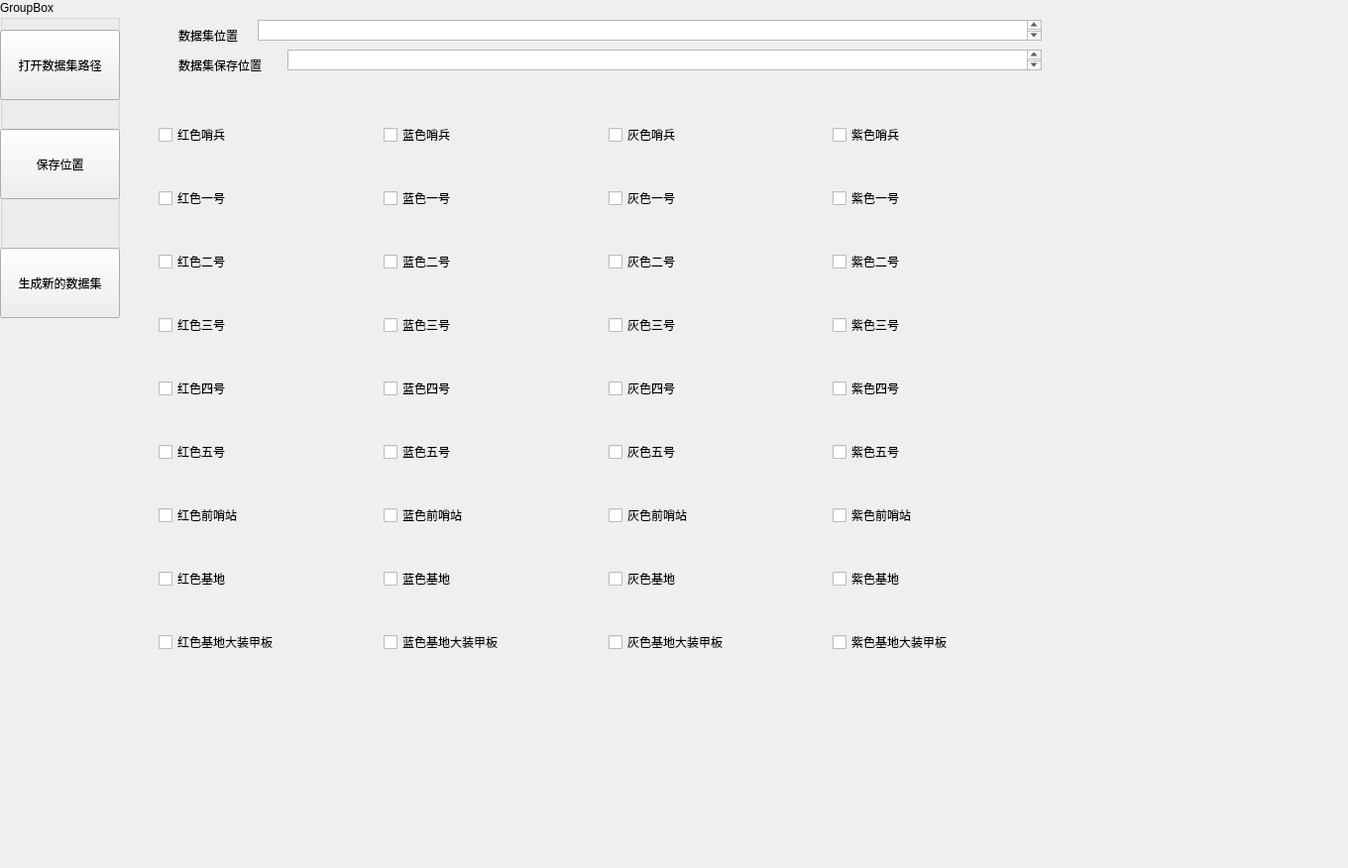
<?xml version="1.0" encoding="UTF-8"?>
<ui version="4.0">
 <class>mianwindow</class>
 <widget class="QWidget" name="mianwindow">
  <property name="geometry">
   <rect>
    <x>0</x>
    <y>0</y>
    <width>1360</width>
    <height>876</height>
   </rect>
  </property>
  <property name="windowTitle">
   <string>mianwindow</string>
  </property>
  <widget class="QWidget" name="layoutWidget">
   <property name="geometry">
    <rect>
     <x>160</x>
     <y>90</y>
     <width>901</width>
     <height>612</height>
    </rect>
   </property>
   <layout class="QHBoxLayout" name="horizontalLayout">
    <item>
     <layout class="QVBoxLayout" name="verticalLayout">
      <item>
       <widget class="QCheckBox" name="RedShaobing">
        <property name="text">
         <string>红色哨兵</string>
        </property>
       </widget>
      </item>
      <item>
       <widget class="QCheckBox" name="RedOne">
        <property name="text">
         <string>红色一号</string>
        </property>
       </widget>
      </item>
      <item>
       <widget class="QCheckBox" name="RedTwo">
        <property name="text">
         <string>红色二号</string>
        </property>
       </widget>
      </item>
      <item>
       <widget class="QCheckBox" name="RedThree">
        <property name="text">
         <string>红色三号</string>
        </property>
       </widget>
      </item>
      <item>
       <widget class="QCheckBox" name="RedFour">
        <property name="text">
         <string>红色四号</string>
        </property>
       </widget>
      </item>
      <item>
       <widget class="QCheckBox" name="RedFive">
        <property name="text">
         <string>红色五号</string>
        </property>
       </widget>
      </item>
      <item>
       <widget class="QCheckBox" name="RedQianshaozhan">
        <property name="text">
         <string>红色前哨站</string>
        </property>
       </widget>
      </item>
      <item>
       <widget class="QCheckBox" name="RedJidi">
        <property name="text">
         <string>红色基地</string>
        </property>
       </widget>
      </item>
      <item>
       <widget class="QCheckBox" name="RedJidiArmor">
        <property name="text">
         <string>红色基地大装甲板</string>
        </property>
       </widget>
      </item>
     </layout>
    </item>
    <item>
     <layout class="QVBoxLayout" name="verticalLayout_2">
      <item>
       <widget class="QCheckBox" name="BlueShaobing">
        <property name="text">
         <string>蓝色哨兵</string>
        </property>
       </widget>
      </item>
      <item>
       <widget class="QCheckBox" name="BlueOne">
        <property name="text">
         <string>蓝色一号</string>
        </property>
       </widget>
      </item>
      <item>
       <widget class="QCheckBox" name="BlueTwo">
        <property name="text">
         <string>蓝色二号</string>
        </property>
       </widget>
      </item>
      <item>
       <widget class="QCheckBox" name="BlueThree">
        <property name="text">
         <string>蓝色三号</string>
        </property>
       </widget>
      </item>
      <item>
       <widget class="QCheckBox" name="BlueFour">
        <property name="text">
         <string>蓝色四号</string>
        </property>
       </widget>
      </item>
      <item>
       <widget class="QCheckBox" name="BlueFive">
        <property name="text">
         <string>蓝色五号</string>
        </property>
       </widget>
      </item>
      <item>
       <widget class="QCheckBox" name="BlueQianshaozhan">
        <property name="text">
         <string>蓝色前哨站</string>
        </property>
       </widget>
      </item>
      <item>
       <widget class="QCheckBox" name="BlueJidi">
        <property name="text">
         <string>蓝色基地</string>
        </property>
       </widget>
      </item>
      <item>
       <widget class="QCheckBox" name="BlueJidiArmor">
        <property name="text">
         <string>蓝色基地大装甲板</string>
        </property>
       </widget>
      </item>
     </layout>
    </item>
    <item>
     <layout class="QVBoxLayout" name="verticalLayout_3">
      <item>
       <widget class="QCheckBox" name="GrayShaobing">
        <property name="text">
         <string>灰色哨兵</string>
        </property>
       </widget>
      </item>
      <item>
       <widget class="QCheckBox" name="GrayOne">
        <property name="text">
         <string>灰色一号</string>
        </property>
       </widget>
      </item>
      <item>
       <widget class="QCheckBox" name="GrayTwo">
        <property name="text">
         <string>灰色二号</string>
        </property>
       </widget>
      </item>
      <item>
       <widget class="QCheckBox" name="GrayThree">
        <property name="text">
         <string>灰色三号</string>
        </property>
       </widget>
      </item>
      <item>
       <widget class="QCheckBox" name="GrayFour">
        <property name="text">
         <string>灰色四号</string>
        </property>
       </widget>
      </item>
      <item>
       <widget class="QCheckBox" name="GrayFive">
        <property name="text">
         <string>灰色五号</string>
        </property>
       </widget>
      </item>
      <item>
       <widget class="QCheckBox" name="GrayQianshaozhan">
        <property name="text">
         <string>灰色前哨站</string>
        </property>
       </widget>
      </item>
      <item>
       <widget class="QCheckBox" name="GrayJidi">
        <property name="text">
         <string>灰色基地</string>
        </property>
       </widget>
      </item>
      <item>
       <widget class="QCheckBox" name="GrayJidiArmor">
        <property name="text">
         <string>灰色基地大装甲板</string>
        </property>
       </widget>
      </item>
     </layout>
    </item>
    <item>
     <layout class="QVBoxLayout" name="verticalLayout_4">
      <item>
       <widget class="QCheckBox" name="PurpleShaobing">
        <property name="text">
         <string>紫色哨兵</string>
        </property>
       </widget>
      </item>
      <item>
       <widget class="QCheckBox" name="PurpleOne">
        <property name="text">
         <string>紫色一号</string>
        </property>
       </widget>
      </item>
      <item>
       <widget class="QCheckBox" name="PurpleTwo">
        <property name="text">
         <string>紫色二号</string>
        </property>
       </widget>
      </item>
      <item>
       <widget class="QCheckBox" name="PurpleThree">
        <property name="text">
         <string>紫色三号</string>
        </property>
       </widget>
      </item>
      <item>
       <widget class="QCheckBox" name="PurpleFour">
        <property name="text">
         <string>紫色四号</string>
        </property>
       </widget>
      </item>
      <item>
       <widget class="QCheckBox" name="PurpleFive">
        <property name="text">
         <string>紫色五号</string>
        </property>
       </widget>
      </item>
      <item>
       <widget class="QCheckBox" name="PurpleQianshaozhan">
        <property name="text">
         <string>紫色前哨站</string>
        </property>
       </widget>
      </item>
      <item>
       <widget class="QCheckBox" name="PurpleJidi">
        <property name="text">
         <string>紫色基地</string>
        </property>
       </widget>
      </item>
      <item>
       <widget class="QCheckBox" name="PurpleJidiArmor">
        <property name="text">
         <string>紫色基地大装甲板</string>
        </property>
       </widget>
      </item>
     </layout>
    </item>
   </layout>
  </widget>
  <widget class="QGroupBox" name="groupBox">
   <property name="geometry">
    <rect>
     <x>0</x>
     <y>0</y>
     <width>121</width>
     <height>321</height>
    </rect>
   </property>
   <property name="title">
    <string>GroupBox</string>
   </property>
   <property name="alignment">
    <set>Qt::AlignLeading|Qt::AlignLeft|Qt::AlignTop</set>
   </property>
   <widget class="QPushButton" name="writepushButton">
    <property name="geometry">
     <rect>
      <x>0</x>
      <y>130</y>
      <width>121</width>
      <height>71</height>
     </rect>
    </property>
    <property name="text">
     <string>保存位置</string>
    </property>
   </widget>
   <widget class="QPushButton" name="changleButton">
    <property name="geometry">
     <rect>
      <x>0</x>
      <y>250</y>
      <width>121</width>
      <height>71</height>
     </rect>
    </property>
    <property name="text">
     <string>生成新的数据集</string>
    </property>
   </widget>
   <widget class="QPushButton" name="openButton">
    <property name="geometry">
     <rect>
      <x>0</x>
      <y>30</y>
      <width>121</width>
      <height>71</height>
     </rect>
    </property>
    <property name="text">
     <string>打开数据集路径</string>
    </property>
   </widget>
  </widget>
  <widget class="QLabel" name="label">
   <property name="geometry">
    <rect>
     <x>180</x>
     <y>20</y>
     <width>101</width>
     <height>31</height>
    </rect>
   </property>
   <property name="text">
    <string>数据集位置</string>
   </property>
  </widget>
  <widget class="QLabel" name="label_2">
   <property name="geometry">
    <rect>
     <x>180</x>
     <y>50</y>
     <width>111</width>
     <height>31</height>
    </rect>
   </property>
   <property name="text">
    <string>数据集保存位置</string>
   </property>
  </widget>
  <widget class="QTextEdit" name="readFileEdit">
   <property name="enabled">
    <bool>true</bool>
   </property>
   <property name="geometry">
    <rect>
     <x>260</x>
     <y>20</y>
     <width>791</width>
     <height>21</height>
    </rect>
   </property>
  </widget>
  <widget class="QTextEdit" name="WriteFileEdit">
   <property name="enabled">
    <bool>true</bool>
   </property>
   <property name="geometry">
    <rect>
     <x>290</x>
     <y>50</y>
     <width>761</width>
     <height>21</height>
    </rect>
   </property>
  </widget>
 </widget>
 <resources/>
 <connections/>
</ui>
